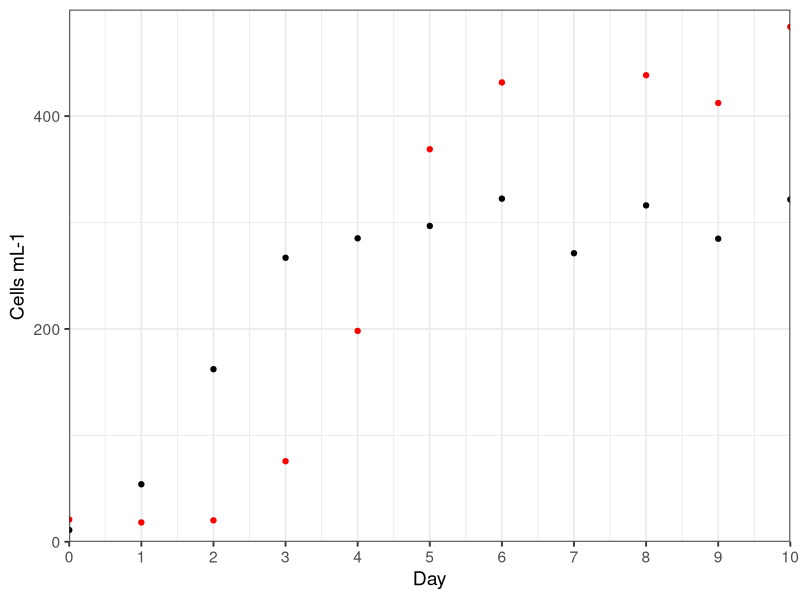
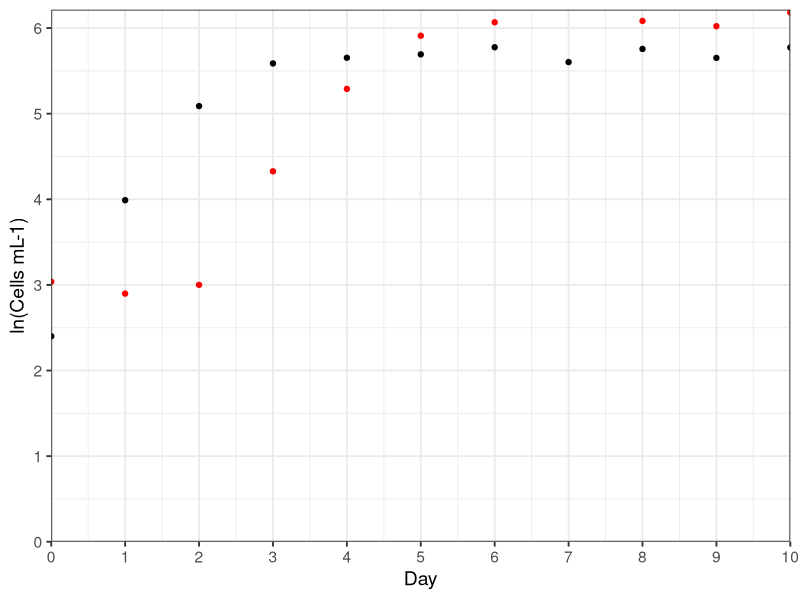
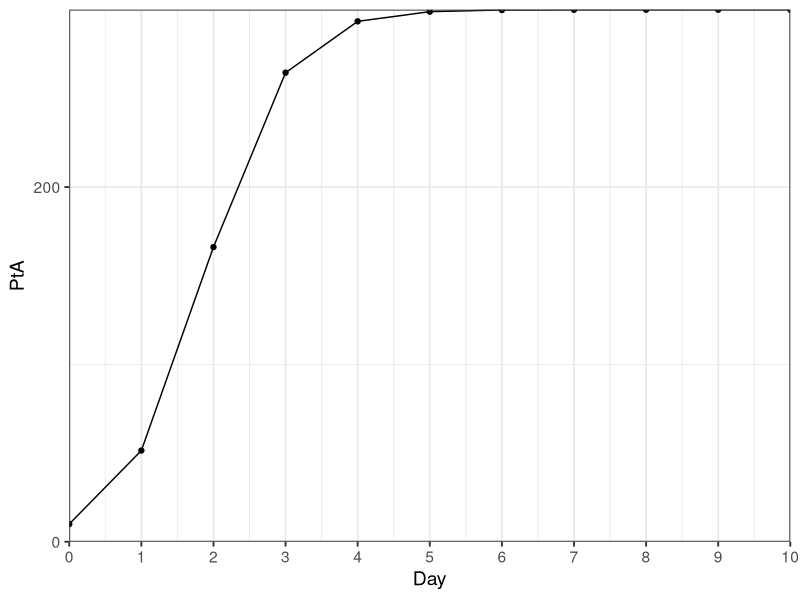
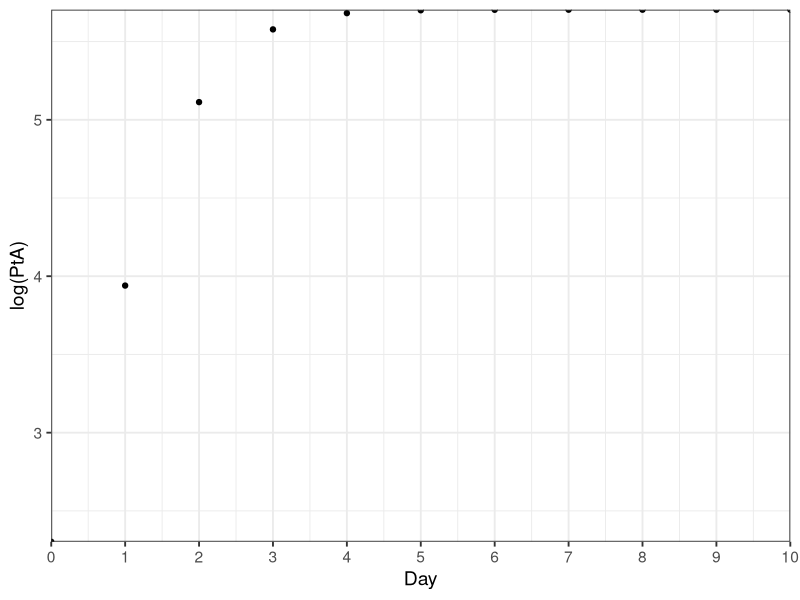
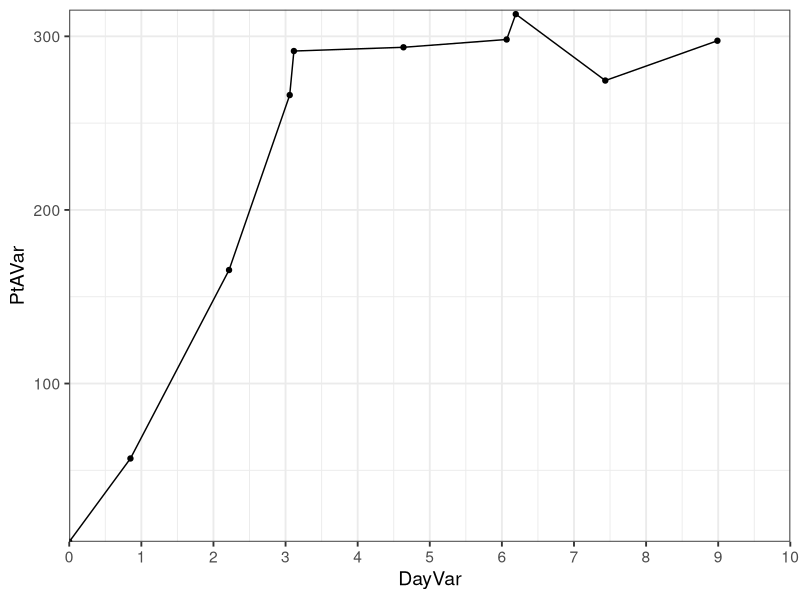
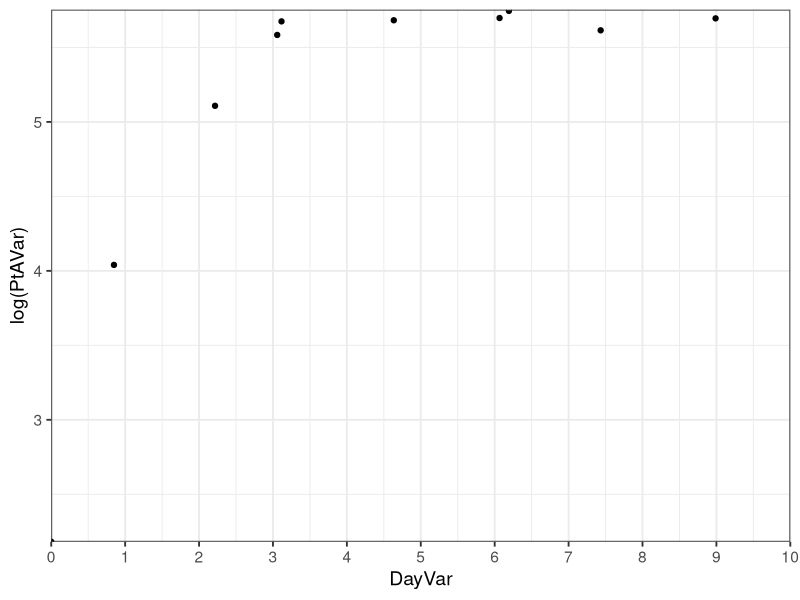
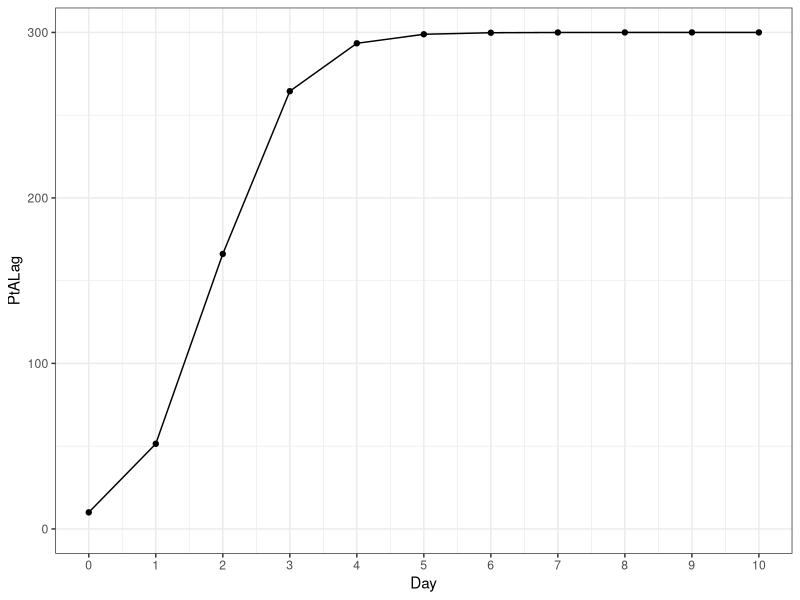
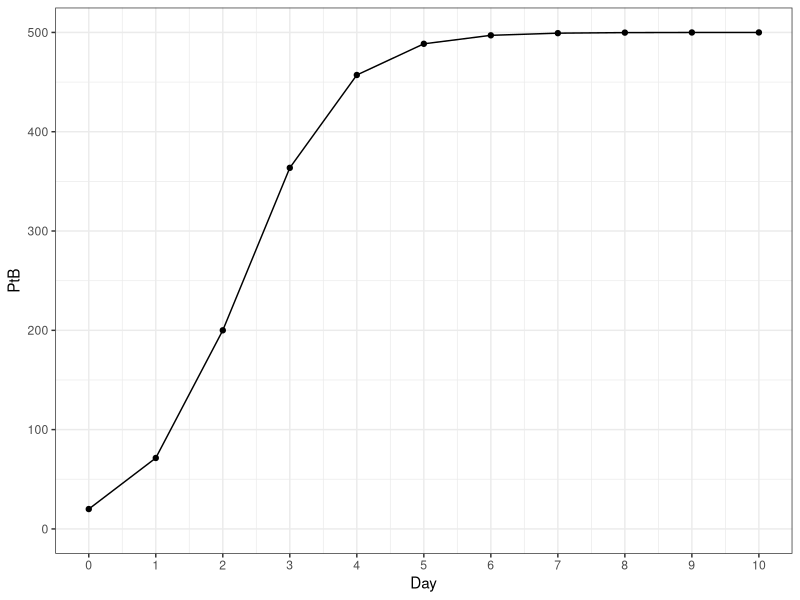

These charts were generated, in order, by the following R code:
## ---- chunk 1
library(tidyverse)
## ---- chunk 2
PA0 <- 10
PAMax <- 300
PAmu <- log(6)
PAlag <- 0

PB0 <- 20
PBMax <- 500
PBmu <- log(4)
PBlag <- 2

GrowthData <- tibble(Day = c(0,1,2,3,4,5,6,7,8,9,10))

GrowthData <- GrowthData %>%
  mutate(PtA = (PAMax * (PA0*exp(Day*PAmu))) /(PAMax + (PA0 * (exp(PAmu * Day) - 1)))) %>%
  mutate(PtALag = if_else(Day < PAlag, PA0, (PAMax * (PA0*exp((Day-PAlag)*PAmu))) /(PAMax + (PA0 * (exp(PAmu * (Day-PAlag)) - 1))))) %>%
  mutate(PtB = (PBMax * (PB0*exp(Day*PBmu))) /(PBMax + (PB0 * (exp(PBmu * Day) - 1)))) %>%
  mutate(PtBLag = if_else(Day < PBlag, PB0, (PBMax * (PB0*exp((Day-PBlag)*PBmu))) /(PBMax + (PB0 * (exp(PBmu * (Day-PBlag)) - 1))))) |>
  mutate(DayVar = rnorm(n = length(Day), mean = Day, sd = Day *0.1),
    PtAVar = rnorm(n = length(PtA), mean = PtA, sd = PtA *0.1),
    PtALagVar = rnorm(n = length(PtALag), mean = PtALag, sd = PtALag *0.05),
    PtBLagVar = rnorm(n = length(PtBLag), mean = PtBLag, sd = PtBLag *0.05))
## ---- chunk 3
GrowthData %>%
  ggplot() +
  geom_point(aes(x = Day, y = PtALagVar)) +
  #geom_line(aes(x = Day, y = PtALag)) +
  geom_point(aes(x = Day, y = PtBLagVar), colour = "red") +
  #geom_line(aes(x = Day, y = PtBLag)) +
  scale_x_continuous(expand = c(0,0), limits = c(0,max(GrowthData$Day)), breaks = round(seq(0,10))) +
  scale_y_continuous(expand = c(0,0), limits = c(0,max(PAMax, PBMax)), breaks = seq(from=min(0),
              to=max(PAMax, PBMax), by = 200)) + 
  labs(y = "Cells mL-1") +
  theme(legend.position = "none") +
   theme_bw(base_size = 14)

ggsave(
  "PtALagPtBLagPlot.png",
  plot = last_plot(),
  path = file.path("Plots")
)

GrowthData %>%
  ggplot() +
  geom_point(aes(x = Day, y = log(PtALagVar))) +
  #geom_line(aes(x = Day, y = PtALag)) +
  geom_point(aes(x = Day, y = log(PtBLagVar)), colour = "red") +
  #geom_line(aes(x = Day, y = PtBLag)) +
  scale_x_continuous(expand = c(0,0), limits = c(0,max(GrowthData$Day)), breaks = round(seq(0,10))) +
    scale_y_continuous(expand = c(0,0), limits = c(0, max(log(PAMax), log(PBMax))), breaks = seq(from=min(0),
              to=max(log(PAMax), log(PBMax)))) + 
  labs(y = "ln(Cells mL-1)") +
  theme(legend.position = "none") +
   theme_bw(base_size = 14)

ggsave(
  "logPtALagPtBLagPlot.png",
  plot = last_plot(),
  path = file.path("Plots")
)

## ---- chunk 4
GrowthData %>%
  ggplot() +
  geom_point(aes(x = Day, y = PtA)) +
  geom_line(aes(x = Day, y = PtA)) +
  scale_x_continuous(expand = c(0,0), limits = c(0,max(GrowthData$Day)), breaks = round(seq(0,10))) +
  scale_y_continuous(expand = c(0,0), limits = c(0,PAMax), breaks = seq(from=min(0),
              to=max(PAMax), by = 200)) + 
   theme_bw(base_size = 14)

ggsave(
  "PtAPlot.png",
  plot = last_plot(),
  path = file.path("Plots")
)

GrowthData %>%
  ggplot() +
  geom_point(aes(x = Day, y = log(PtA))) +
  #geom_smooth(aes(x = DayVar, y = log(PtA)), method = "lm") +
  #geom_smooth(data = subset(GrowthData, DayVar <= 4), aes(x = DayVar, y = log(PtA)), method = "lm") +
  scale_x_continuous(expand = c(0,0), limits = c(0,max(GrowthData$Day)), breaks = round(seq(0,10))) +
  scale_y_continuous(expand = c(0,0)) + 
  theme_bw(base_size = 14)

ggsave(
  "logPtAPlot.png",
  plot = last_plot(),
  path = file.path("Plots")
)

GrowthData %>%
  ggplot() +
  geom_point(aes(x = DayVar, y = PtAVar)) +
  geom_line(aes(x = DayVar, y = PtAVar)) +
  scale_x_continuous(expand = c(0,0), limits = c(0,max(GrowthData$Day)), breaks = round(seq(0,10))) +
  scale_y_continuous(expand = c(0,0)) + 
  theme_bw(base_size = 14)

ggsave(
  "PtAVarPlot.png",
  plot = last_plot(),
  path = file.path("Plots")
)

GrowthData %>%
  ggplot() +
  geom_point(aes(x = DayVar, y = log(PtAVar))) +
  #geom_smooth(aes(x = DayVar, y = log(PtAVar)), method = "lm") +
  scale_x_continuous(expand = c(0,0), limits = c(0,max(GrowthData$Day)), breaks = round(seq(0,10))) +
  scale_y_continuous(expand = c(0,0)) + 
  theme_bw(base_size = 14)

ggsave(
  "logPtAVarPlot.png",
  plot = last_plot(),
  path = file.path("Plots")
)
## ---- chunk 5
GrowthData %>%
  ggplot() +
  geom_point(aes(x = Day, y = PtALag)) +
  geom_line(aes(x = Day, y = PtALag)) +
  scale_x_continuous(limits = c(0,max(GrowthData$Day)), breaks = round(seq(0,10))) +
  scale_y_continuous(limits = c(0,PAMax), breaks = seq(from=min(0),
              to=max(PAMax), by = 100)) + 
  theme_bw()

## ---- chunk 6
GrowthData %>%
  ggplot() +
  geom_point(aes(x = Day, y = PtB)) +
  geom_line(aes(x = Day, y = PtB)) +
  scale_x_continuous(limits = c(0,max(GrowthData$Day)), breaks = round(seq(0,10))) +
  scale_y_continuous(limits = c(0,PBMax), breaks = seq(from=min(0),
              to=max(PBMax), by = 100)) + 
  theme_bw()

## ---- chunk 7
GrowthData %>%
  ggplot() +
  geom_point(aes(x = Day, y = PtBLag)) +
  geom_line(aes(x = Day, y = PtBLag)) +
  scale_x_continuous(limits = c(0,max(GrowthData$Day)), breaks = round(seq(0,10))) +
  scale_y_continuous(limits = c(0,PBMax), breaks = seq(from=min(0),
              to=max(PBMax), by = 100)) + 
  theme_bw()

## ---- chunk 8
GrowthData %>%
  ggplot() +
  geom_point(aes(x = Day, y = PtBLagVar)) +
  geom_line(aes(x = Day, y = PtBLagVar)) +
  scale_x_continuous(limits = c(0,max(GrowthData$Day)), breaks = round(seq(0,10))) +
  scale_y_continuous(limits = c(0,PBMax), breaks = seq(from=min(0),
              to=max(PBMax), by = 100)) + 
  theme_bw()

ggsave(
  "PtBLagVarPlot.png",
  plot = last_plot(),
  path = file.path("Plots")
)

## ---- chunk 9
GrowthData %>%
  ggplot() +
  geom_point(aes(x = Day, y = log(PtBLagVar))) +
  geom_line(aes(x = Day, y = log(PtBLagVar))) +
  scale_x_continuous(limits = c(0,max(GrowthData$Day)), breaks = round(seq(0,10))) +
  #scale_y_continuous(limits = c(0,PBMax), breaks = seq(from=min(0),
             # to=max(PBMax), by = 100)) + 
  theme_bw()


ggsave(
  "logPtBVarPlot.png",
  plot = last_plot(),
  path = file.path("Plots")
)
